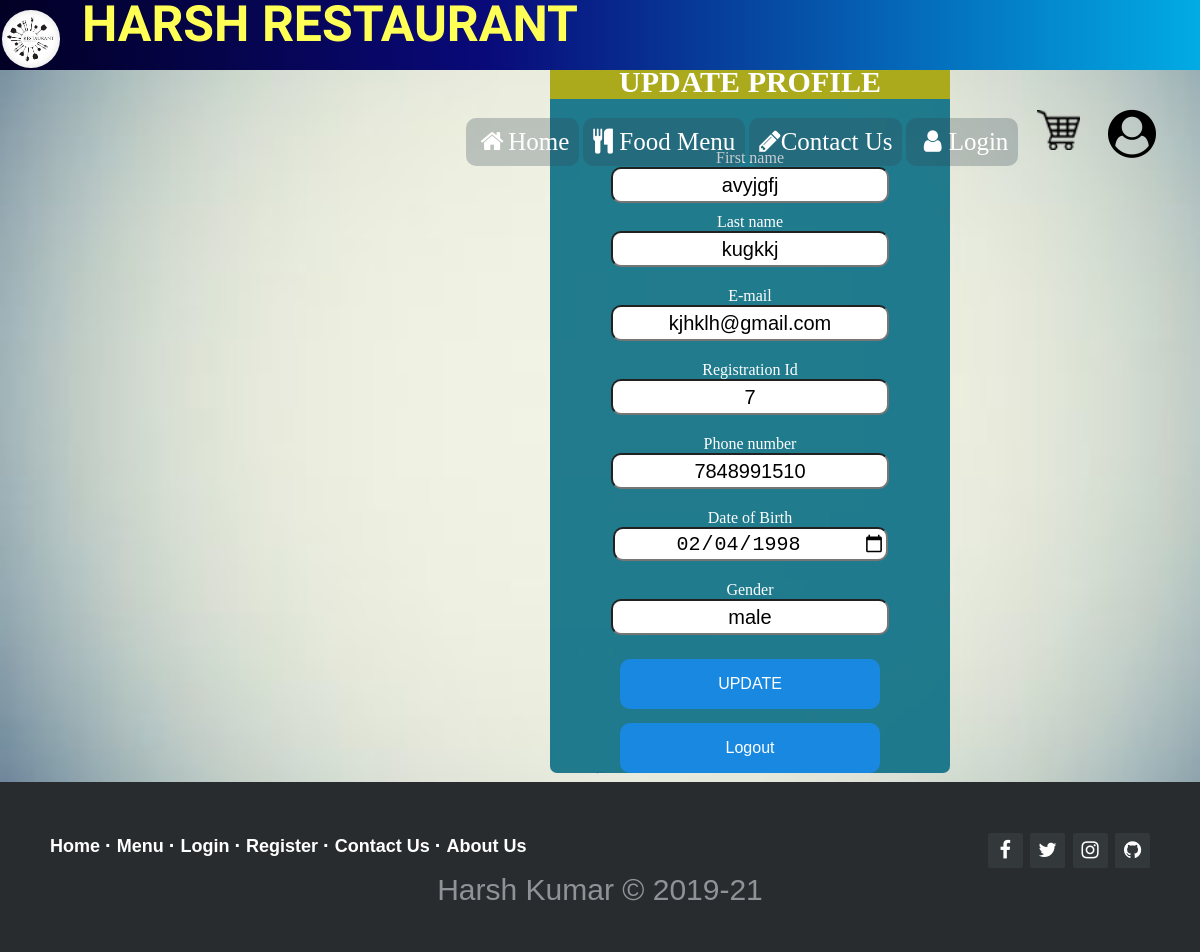
Screenshot of /user.php (signed in) with the database file from the repository.
### tables this page shows
CREATE TABLE `registration` (
  `reg_id` int(20) NOT NULL,
  `fname` varchar(20) NOT NULL,
  `lname` varchar(20) NOT NULL,
  `email_id` varchar(50) NOT NULL,
  `password` varchar(200) NOT NULL,
  `mobile` varchar(10) NOT NULL,
  `dob` date NOT NULL,
  `gender` varchar(10) NOT NULL,
  `reg_date` datetime(5) NOT NULL DEFAULT current_timestamp(5)
);

### user.php (the view, shortened to what this page needs)
<?php
include 'connection.php';
$user=$_SESSION['uid'];
$sql="select * from registration where reg_id=$user";
$result=mysqli_query($conn,$sql);
while($row = mysqli_fetch_assoc($result)){
?>
<!DOCTYPE html>
<html>
<head>
    <link rel=stylesheet href="style.css">
    <link rel="stylesheet" type="text/css" href="css/styles.css?version=51">
    <link rel="stylesheet" href="https://cdnjs.cloudflare.com/ajax/libs/font-awesome/4.7.0/css/font-awesome.min.css">
</head>
<body style="background: url(user_bg.jpg); background-size:cover;">
    <header>
        <nav style="width: 100%; border-radius: 0 0 0 0; height: 50px;">
          <a href="index.php"><div class="logo"> <img src="images/logo.jpg" alt="Logo"><p style="font-family: 'Baloo Paaji 2', cursive; font-size: 50px; margin-top:-15px;
">Harsh Restaurant</p></div></a>
           <div class="menu">
                        <ul class="ul">
                            <li class="li"><a href="index.php"><i class="fa fa-fw fa-home"></i>Home</a></li>
                            <li class="li"><a href="foodmenu.php"><i class="fa fa-cutlery" aria-hidden="true"></i> Food Menu</a></li>
                            <li class="li"><a href="ContactUs.php"><i class="fa fa-pencil" aria-hidden="true"></i>Contact Us</a></li>
                            <li class="li"><a href="login.php"><i class="fa fa-fw fa-user"></i>Login</a></li>
                            <a href="cart.php" id="cart" title="Your Cart" ><img src="cart-icon.png" height="40px;"></a>
                            <a href="user.php" id="user"><i class="fa fa-user-circle fa-3x"aria-hidden="true" title="<?php echo $_SESSION['name'];?>"></i></a>
                        </ul>
                    </div>
        </nav>
    </header>
<div style="width: 400px; background-color: rgba(10,110,132,0.9); color: white; transform: translate(550px,15px); border-radius: 7px;">
    <h5 style="background-color: #aaaa1c; text-align: center; font-size: 30px; color:#fff;">UPDATE PROFILE</h5>
    <div>
        <form class="text-center" style="color: #757575; display: grid; grid-gap: 10px; text-align: center;" action="update.php" method="GET">
            <div>
                <div>
                    <div style="padding: 0px;">
                        <label>First name</label><br>
                        <input type="text" name="fname"  value="<?php echo $row['fname']?>" required>
                    </div>
                </div>
                    <div class="md-form">
                        <label>Last name</label><br>
                        <input type="text"  name="lname" value="<?php echo $row['lname'] ?>" required>
                    </div>
            </div>
            <div class="md-form">
                <label>E-mail</label><br>
                <input type="email"  name="mail" value="<?php echo $row['email_id']?>" required>
            </div>
            <div class="md-form">
                 <label>Registration Id</label><br>
                <input type="text" name="reg_id" value="<?php echo $row['reg_id']?>" readonly>
            </div>
            <div class="md-form">
                <label>Phone number</label><br>
                <input type="text" name="mobile" value="<?php echo $row['mobile'] ?>" required>
            </div>
            <div class="md-form">
                 <label>Date of Birth</label><br>
                <input type="date" name="dob" value="<?php echo $row['dob']?>" required>
            </div>
            <div class="md-form">
                 <label>Gender</label><br>
                <input type="text" name="gender" value="<?php echo $row['gender'] ?>" required>
            </div>
            <button class="btn btn-primary" type="submit">UPDATE</button>
        </form>
        <a href="logout.php" style="text-decoration: none;"><button style="margin-top: 0px;">Logout</button></a>
    </div>
</div>
<hr style="width:5px;">
<footer class="footer-distributed">
            <div class="footer-right">
                <a href="https://www.facebook.com/harsh.arya.mgr"><i class="fa fa-facebook"></i></a>
                <a href="https://twitter.com/harsh_mgr"><i class="fa fa-twitter"></i></a>
                <a href="https://www.instagram.com/harsh.mgr/"><i class="fa fa-instagram"></i></a>
                <a href="https://github.com/harshmgr"><i class="fa fa-github"></i></a>
            </div>
            <div class="footer-left">
                <p class="footer-links">
                    <a class="link-1" href="index.php">Home</a>
                    <a href="foodMenu.php">Menu</a>
                    <a href="login.php">Login</a>
                    <a href="register.php">Register</a>
                    <a href="contactUs.php">Contact Us</a>
                    <a href="aboutUs.php">About Us</a>
                </p>
                <p style="text-align: center; font-size: 30px;">Harsh Kumar &copy; 2019-21</p>
            </div>
        </footer>
</body>
</html>
<?php
}
?>

### style.css (style rules this page uses)
html,body { height: 100%; width: 100%; padding: 0px; margin: 0px; }
nav { position: fixed; top:0; left: 0; right: 0; height: 60px; margin:auto; padding: 10px 90px; background-image: linear-gradient(90deg, #020024 0%, #090979 35%, #00d4ff 100%); z-index: 100; }
nav .logo { padding:0; height: 100px; float: left; font-size: 24px; font-weight: bold; text-transform: uppercase; color: #fff; }
nav .logo img { float:left; width: 10%; border-radius: 50%; }
nav .logo p { margin-top: 8px; margin-left: 80px; font-size: 30px; color:#ffff56; }
.menu ul { float: right; margin-right: 200px; list-style: none; }
.menu ul li { display: inline-block; padding: 5px; border: 2px solid #985986; }
.menu ul li a { display: inline-block; text-decoration: none; color: #fff; font-family: big john; }
button { width: 260px; height: 50px; background:#1988e0; border-radius: 10px; margin:14px auto; display: block; font-family: "Montserrat",sans-serif; font-size: 16px; border:none; color: white; }

### css/styles.css (style rules this page uses)
.logo { margin-left: -88px; }
.menu { margin: 0; padding: 0px; }
.menu .ul { margin-top: 0px; }
.menu .ul .li { height: 28px; background-color: #3454; border: none; padding: 10px; border-radius: 10px; }
.menu .ul .li a { font-size: 25px; }
#cart { padding-left: 10px; text-decoration: none; margin-left: 5px; margin-right: 10px; }
#user { position: absolute; padding-left: 18px; color: black; float: right; }
footer { font-family: Roboto; }
.footer-distributed { background-color: #292c2f; box-shadow: 0 1px 1px 0 rgba(0, 0, 0, 0.12); box-sizing: border-box; width: 100%; text-align: left; font: normal 16px sans-serif; padding: 45px 50px; }
.footer-distributed .footer-left p { color: #8f9296; font-size: 14px; margin: 0; }
.footer-distributed p.footer-links { font-size: 18px; font-weight: bold; color: #ffffff; margin: 0 0 10px; padding: 0; transition: ease .25s; }
.footer-distributed p.footer-links a { display: inline-block; line-height: 1.8; text-decoration: none; color: inherit; transition: ease .25s; }
.footer-distributed .footer-links a:before { content: "·"; font-size: 20px; left: 0; color: #fff; display: inline-block; padding-right: 5px; }
.footer-distributed .footer-links .link-1:before { content: none; }
.footer-distributed .footer-right { float: right; margin-top: 6px; max-width: 180px; }
.footer-distributed .footer-right a { display: inline-block; width: 35px; height: 35px; background-color: #33383b; border-radius: 2px; font-size: 20px; color: #ffffff; text-align: center; line-height: 35px; margin-left: 3px; transition:all .25s; }

### user.php (style rules this page uses)
input { width: 270px; text-align: center; border-radius: 10px; height: 30px; font-size: 20px; }
label { color: #fff; }
.md-form { margin-top: 10px; }

### rows the page displays
registration: fname "avyjgfj", lname "kugkkj", mail "kjhklh@gmail.com", reg_id "7", mobile "7848991510", dob "02/04/1998", gender "male"
